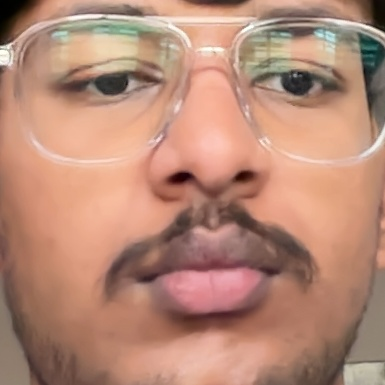
#> input picture datasets/faces/raw/face_10.jpg, 385 x 385 px, found by its file name; its folder holds 4 pictures in this run
$ python prepare_faces_for_cnn.py
#> lines starting #> are read from the running program, lines starting #| are printed output that depends on the picture
import cv2
import os
import numpy as np
from sklearn.model_selection import train_test_split

# ----------------------------
# CONFIG
# ----------------------------
RAW_DIR = "datasets/faces/raw"
PROCESSED_DIR = "datasets/faces/processed"
IMG_SIZE = 96

TRAIN_DIR = os.path.join(PROCESSED_DIR, "train")
VAL_DIR = os.path.join(PROCESSED_DIR, "val")

os.makedirs(TRAIN_DIR, exist_ok=True)
os.makedirs(VAL_DIR, exist_ok=True)

# ----------------------------
# LOAD & PREPROCESS
# ----------------------------
images = []
filenames = []

for file in os.listdir(RAW_DIR):
    if not file.lower().endswith(".jpg"):
        continue

    img_path = os.path.join(RAW_DIR, file)
    img = cv2.imread(img_path)
#> img is the input picture: shape (385, 385, 3); mean B, G, R 118.3, 137.7, 183.1

    if img is None:
        continue

    # Resize
    img = cv2.resize(img, (IMG_SIZE, IMG_SIZE))
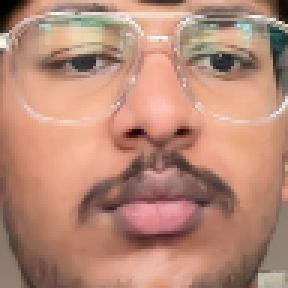
#> img: shape (96, 96, 3) (shown 3 times larger); mean B, G, R 118.3, 137.6, 183.1

    # Normalize
    img = img / 255.0

    images.append(img)
    filenames.append(file)
#> pass 2 of the loop `for file in os.listdir(RAW_DIR):`:
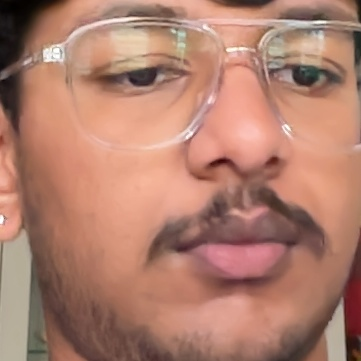
#> input picture datasets/faces/raw/face_1006.jpg, 361 x 361 px, found by its file name
#> img is the input picture: shape (361, 361, 3); mean B, G, R 109.6, 126.8, 176
#> `img = cv2.resize(img, (IMG_SIZE, IMG_SIZE))`:
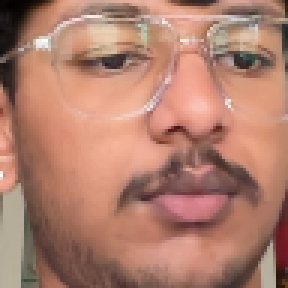
#> img: shape (96, 96, 3) (shown 3 times larger); mean B, G, R 109.6, 126.7, 175.9
#> pass 3 of the loop `for file in os.listdir(RAW_DIR):`:
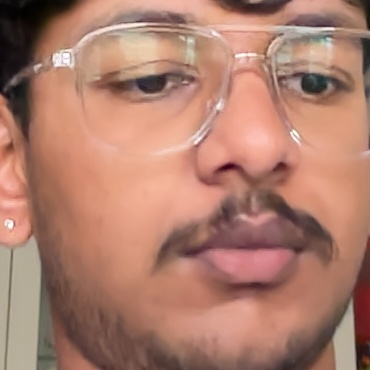
#> input picture datasets/faces/raw/face_1034.jpg, 370 x 370 px, found by its file name
#> img is the input picture: shape (370, 370, 3); mean B, G, R 109.2, 125.9, 174.1
#> `img = cv2.resize(img, (IMG_SIZE, IMG_SIZE))`:
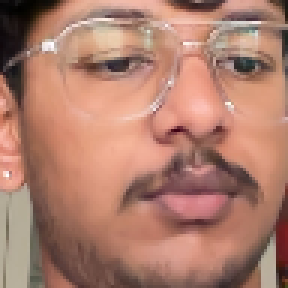
#> img: shape (96, 96, 3) (shown 3 times larger); mean B, G, R 109.1, 125.8, 174
#> the loop made 4 passes; the first 3 are shown

images = np.array(images, dtype="float32")

print("Total images:", len(images))
print("Image shape:", images.shape)
#| Image shape: (4, 96, 96, 3)

# ----------------------------
# Train / Validation Split
# ----------------------------
train_imgs, val_imgs, train_names, val_names = train_test_split(
    images,
    filenames,
    test_size=0.2,
    random_state=42
)

# ----------------------------
# Save processed images
# ----------------------------
def save_images(img_array, name_list, folder):
#> called with img_array = array of shape (3, 96, 96, 3), folder = 'datasets/faces/processed/train'
    for img, name in zip(img_array, name_list):
        out_path = os.path.join(folder, name)
        cv2.imwrite(out_path, (img * 255).astype("uint8"))
#> this loop made 3 passes
#> pass 1, in save_images, `cv2.imwrite(out_path, (img * 255).astype("uint8"))`:
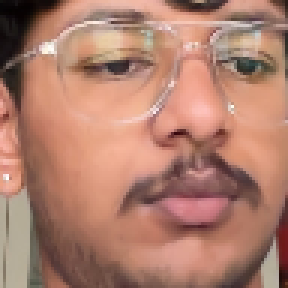
#> saved as face_1041.jpg: shape (96, 96, 3) (shown 3 times larger); mean B, G, R 109.6, 126.9, 175.4

save_images(train_imgs, train_names, TRAIN_DIR)
save_images(val_imgs, val_names, VAL_DIR)

print("Train images:", len(train_imgs))
print("Validation images:", len(val_imgs))
print("Processed dataset saved")
